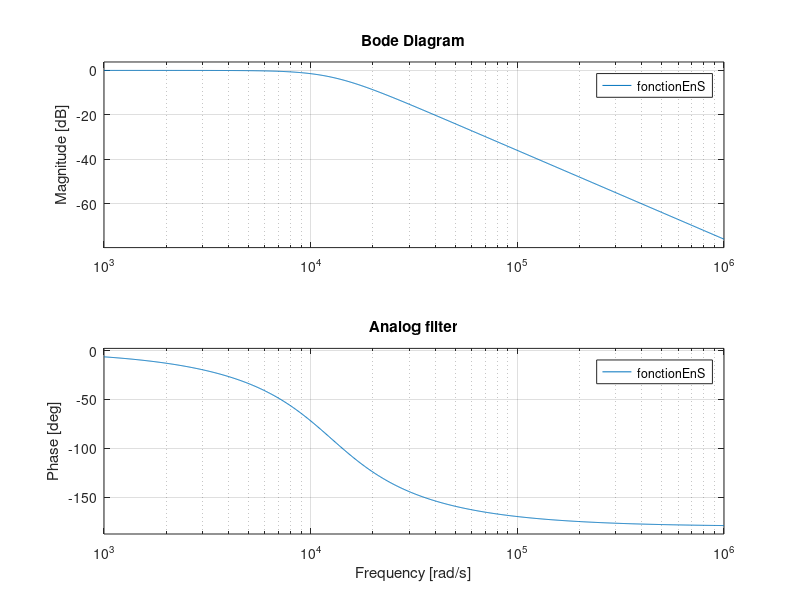
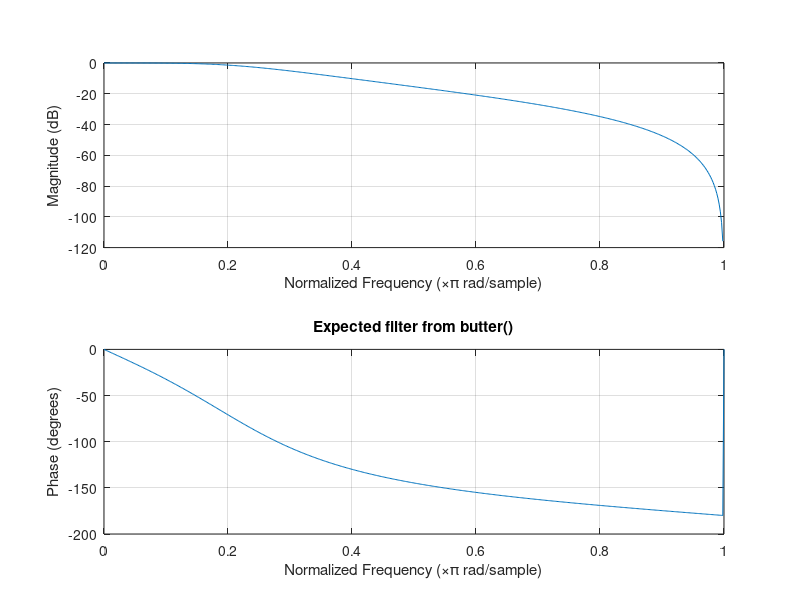
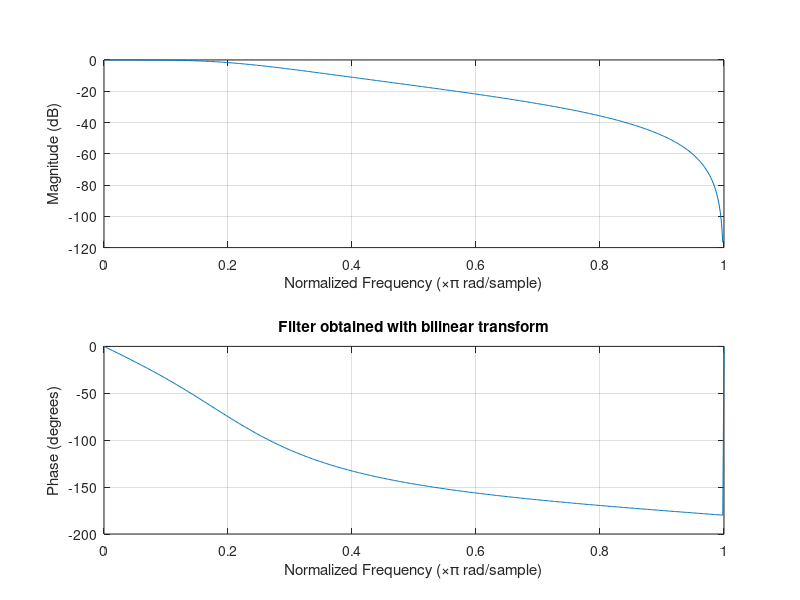

MATLAB code for these plots, in order:
fc = 2000;
Fs = 16000;
wc = fc*2*pi;

% Filter to transfer to z domain
cDen = [1/wc^2, sqrt(2)/wc, 1];
fonctionEnS = tf(1,  cDen)
figure()
bode(fonctionEnS)
title('Analog filter')

% Expected result after transfer as defined by requirements
Wn = fc / (Fs /2);
[expect_b, expect_a] = butter(2, Wn)
figure()
freqz(expect_b,expect_a)
title('Expected filter from butter()');

%% Biliear transform
T = 1/Fs;
cT = 2/T;
C = cDen(1) * cT^2 + cDen(2) * cT + 1;

b = [1, 2, 1] / C
a = [ 1 ,  (2 - cDen(1)* 2 * cT^2) / C,  (cDen(1) * cT^2 - cDen(2) * cT + 1)/ C]

figure()
freqz(b,a)
title('Filter obtained with bilinear transform');